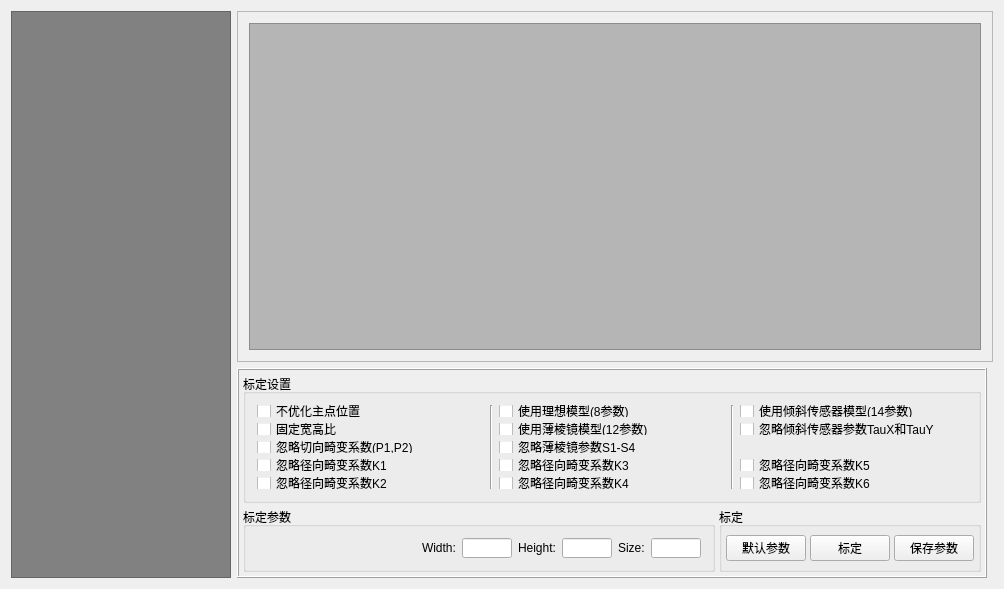
<?xml version="1.0" encoding="UTF-8"?>
<ui version="4.0">
 <class>MonocularCalibraterView</class>
 <widget class="QWidget" name="MonocularCalibraterView">
  <property name="geometry">
   <rect>
    <x>0</x>
    <y>0</y>
    <width>1004</width>
    <height>589</height>
   </rect>
  </property>
  <property name="windowTitle">
   <string>单目标定</string>
  </property>
  <layout class="QGridLayout" name="gridLayout_2">
   <item row="1" column="1">
    <widget class="QFrame" name="frame">
     <property name="maximumSize">
      <size>
       <width>16777215</width>
       <height>210</height>
      </size>
     </property>
     <property name="frameShape">
      <enum>QFrame::Box</enum>
     </property>
     <property name="frameShadow">
      <enum>QFrame::Raised</enum>
     </property>
     <layout class="QGridLayout" name="gridLayout">
      <property name="leftMargin">
       <number>4</number>
      </property>
      <property name="topMargin">
       <number>4</number>
      </property>
      <property name="rightMargin">
       <number>4</number>
      </property>
      <property name="bottomMargin">
       <number>4</number>
      </property>
      <property name="spacing">
       <number>4</number>
      </property>
      <item row="1" column="0">
       <widget class="QGroupBox" name="groupBox">
        <property name="title">
         <string>标定参数</string>
        </property>
        <layout class="QHBoxLayout" name="horizontalLayout_2">
         <item>
          <spacer name="horizontalSpacer">
           <property name="orientation">
            <enum>Qt::Horizontal</enum>
           </property>
           <property name="sizeHint" stdset="0">
            <size>
             <width>40</width>
             <height>20</height>
            </size>
           </property>
          </spacer>
         </item>
         <item>
          <widget class="QLabel" name="label_5">
           <property name="text">
            <string>Width:</string>
           </property>
          </widget>
         </item>
         <item>
          <widget class="QLineEdit" name="lineEdit_BoardWidth">
           <property name="minimumSize">
            <size>
             <width>50</width>
             <height>20</height>
            </size>
           </property>
           <property name="maximumSize">
            <size>
             <width>20</width>
             <height>16777215</height>
            </size>
           </property>
          </widget>
         </item>
         <item>
          <widget class="QLabel" name="label_6">
           <property name="text">
            <string>Height:</string>
           </property>
          </widget>
         </item>
         <item>
          <widget class="QLineEdit" name="lineEdit_BoardHeight">
           <property name="minimumSize">
            <size>
             <width>50</width>
             <height>20</height>
            </size>
           </property>
           <property name="maximumSize">
            <size>
             <width>20</width>
             <height>16777215</height>
            </size>
           </property>
          </widget>
         </item>
         <item>
          <widget class="QLabel" name="label_8">
           <property name="text">
            <string>Size:</string>
           </property>
          </widget>
         </item>
         <item>
          <widget class="QLineEdit" name="lineEdit_SquareSize">
           <property name="minimumSize">
            <size>
             <width>50</width>
             <height>20</height>
            </size>
           </property>
           <property name="maximumSize">
            <size>
             <width>20</width>
             <height>16777215</height>
            </size>
           </property>
          </widget>
         </item>
        </layout>
       </widget>
      </item>
      <item row="1" column="1">
       <widget class="QGroupBox" name="groupBox_4">
        <property name="title">
         <string>标定</string>
        </property>
        <layout class="QHBoxLayout" name="horizontalLayout_3">
         <property name="spacing">
          <number>4</number>
         </property>
         <property name="leftMargin">
          <number>4</number>
         </property>
         <property name="topMargin">
          <number>4</number>
         </property>
         <property name="rightMargin">
          <number>4</number>
         </property>
         <property name="bottomMargin">
          <number>4</number>
         </property>
         <item>
          <widget class="QPushButton" name="pushButton_CalibDefault">
           <property name="text">
            <string>默认参数</string>
           </property>
          </widget>
         </item>
         <item>
          <widget class="QPushButton" name="pushButton">
           <property name="text">
            <string>标定</string>
           </property>
          </widget>
         </item>
         <item>
          <widget class="QPushButton" name="pushButton_2">
           <property name="text">
            <string>保存参数</string>
           </property>
          </widget>
         </item>
        </layout>
       </widget>
      </item>
      <item row="0" column="0" colspan="2">
       <widget class="QGroupBox" name="groupBox_3">
        <property name="title">
         <string>标定设置</string>
        </property>
        <layout class="QGridLayout" name="gridLayout_3">
         <item row="1" column="0">
          <widget class="QCheckBox" name="checkBox_CALIB_FIX_ASPECT_RATIO">
           <property name="text">
            <string>固定宽高比</string>
           </property>
          </widget>
         </item>
         <item row="4" column="4">
          <widget class="QCheckBox" name="checkBox_CALIB_FIX_K6">
           <property name="text">
            <string>忽略径向畸变系数K6</string>
           </property>
          </widget>
         </item>
         <item row="0" column="3" rowspan="5">
          <widget class="Line" name="line_2">
           <property name="orientation">
            <enum>Qt::Vertical</enum>
           </property>
          </widget>
         </item>
         <item row="0" column="1" rowspan="5">
          <widget class="Line" name="line">
           <property name="orientation">
            <enum>Qt::Vertical</enum>
           </property>
          </widget>
         </item>
         <item row="2" column="2">
          <widget class="QCheckBox" name="checkBox_CALIB_FIX_S1_S2_S3_S4">
           <property name="text">
            <string>忽略薄棱镜参数S1-S4</string>
           </property>
          </widget>
         </item>
         <item row="0" column="0">
          <widget class="QCheckBox" name="checkBox_CALIB_FIX_PRINCIPAL_POINT">
           <property name="text">
            <string>不优化主点位置</string>
           </property>
          </widget>
         </item>
         <item row="2" column="0">
          <widget class="QCheckBox" name="checkBox_CALIB_ZERO_TANGENT_DIST">
           <property name="text">
            <string>忽略切向畸变系数(P1,P2)</string>
           </property>
          </widget>
         </item>
         <item row="3" column="0">
          <widget class="QCheckBox" name="checkBox_CALIB_FIX_K1">
           <property name="text">
            <string>忽略径向畸变系数K1</string>
           </property>
          </widget>
         </item>
         <item row="3" column="2">
          <widget class="QCheckBox" name="checkBox_CALIB_FIX_K3">
           <property name="text">
            <string>忽略径向畸变系数K3</string>
           </property>
          </widget>
         </item>
         <item row="4" column="0">
          <widget class="QCheckBox" name="checkBox_CALIB_FIX_K2">
           <property name="text">
            <string>忽略径向畸变系数K2</string>
           </property>
          </widget>
         </item>
         <item row="1" column="4">
          <widget class="QCheckBox" name="checkBox_CALIB_FIX_TAUX_TAUY">
           <property name="text">
            <string>忽略倾斜传感器参数TauX和TauY</string>
           </property>
          </widget>
         </item>
         <item row="0" column="2">
          <widget class="QCheckBox" name="checkBox_CALIB_RATIONAL_MODEL">
           <property name="text">
            <string>使用理想模型(8参数)</string>
           </property>
          </widget>
         </item>
         <item row="0" column="4">
          <widget class="QCheckBox" name="checkBox_CALIB_TILTED_MODEL">
           <property name="text">
            <string>使用倾斜传感器模型(14参数)</string>
           </property>
          </widget>
         </item>
         <item row="1" column="2">
          <widget class="QCheckBox" name="checkBox_CALIB_THIN_PRISM_MODEL">
           <property name="text">
            <string>使用薄棱镜模型(12参数)</string>
           </property>
          </widget>
         </item>
         <item row="4" column="2">
          <widget class="QCheckBox" name="checkBox_CALIB_FIX_K4">
           <property name="text">
            <string>忽略径向畸变系数K4</string>
           </property>
          </widget>
         </item>
         <item row="3" column="4">
          <widget class="QCheckBox" name="checkBox_CALIB_FIX_K5">
           <property name="text">
            <string>忽略径向畸变系数K5</string>
           </property>
          </widget>
         </item>
        </layout>
       </widget>
      </item>
     </layout>
    </widget>
   </item>
   <item row="0" column="0" rowspan="2">
    <widget class="QListWidget" name="listWidget">
     <property name="maximumSize">
      <size>
       <width>220</width>
       <height>16777215</height>
      </size>
     </property>
     <property name="styleSheet">
      <string notr="true">background-color: rgb(129, 129, 129);</string>
     </property>
     <property name="dragDropMode">
      <enum>QAbstractItemView::DragDrop</enum>
     </property>
     <property name="iconSize">
      <size>
       <width>60</width>
       <height>60</height>
      </size>
     </property>
     <property name="flow">
      <enum>QListView::LeftToRight</enum>
     </property>
     <property name="viewMode">
      <enum>QListView::IconMode</enum>
     </property>
     <property name="modelColumn">
      <number>0</number>
     </property>
     <property name="currentRow">
      <number>-1</number>
     </property>
    </widget>
   </item>
   <item row="0" column="1" colspan="2">
    <widget class="QScrollArea" name="scrollArea">
     <property name="widgetResizable">
      <bool>true</bool>
     </property>
     <widget class="QWidget" name="scrollAreaWidgetContents">
      <property name="geometry">
       <rect>
        <x>0</x>
        <y>0</y>
        <width>758</width>
        <height>359</height>
       </rect>
      </property>
      <layout class="QGridLayout" name="gridLayout_4">
       <item row="0" column="0">
        <widget class="QGraphicsView" name="graphicsView">
         <property name="styleSheet">
          <string notr="true">background-color: rgb(181, 181, 181);</string>
         </property>
        </widget>
       </item>
      </layout>
     </widget>
    </widget>
   </item>
  </layout>
 </widget>
 <layoutdefault spacing="6" margin="11"/>
 <resources/>
 <connections>
  <connection>
   <sender>lineEdit_BoardWidth</sender>
   <signal>textChanged(QString)</signal>
   <receiver>MonocularCalibraterView</receiver>
   <slot>onValueChanged_BoardWidth(QString)</slot>
   <hints>
    <hint type="sourcelabel">
     <x>528</x>
     <y>558</y>
    </hint>
    <hint type="destinationlabel">
     <x>246</x>
     <y>282</y>
    </hint>
   </hints>
  </connection>
  <connection>
   <sender>lineEdit_BoardHeight</sender>
   <signal>textChanged(QString)</signal>
   <receiver>MonocularCalibraterView</receiver>
   <slot>onValueChanged_BoardHeight(QString)</slot>
   <hints>
    <hint type="sourcelabel">
     <x>632</x>
     <y>558</y>
    </hint>
    <hint type="destinationlabel">
     <x>131</x>
     <y>282</y>
    </hint>
   </hints>
  </connection>
  <connection>
   <sender>lineEdit_SquareSize</sender>
   <signal>textChanged(QString)</signal>
   <receiver>MonocularCalibraterView</receiver>
   <slot>onValueChanged_SquareSize(QString)</slot>
   <hints>
    <hint type="sourcelabel">
     <x>724</x>
     <y>558</y>
    </hint>
    <hint type="destinationlabel">
     <x>174</x>
     <y>283</y>
    </hint>
   </hints>
  </connection>
  <connection>
   <sender>pushButton_CalibDefault</sender>
   <signal>clicked()</signal>
   <receiver>MonocularCalibraterView</receiver>
   <slot>setDefaultCalibParam()</slot>
   <hints>
    <hint type="sourcelabel">
     <x>820</x>
     <y>559</y>
    </hint>
    <hint type="destinationlabel">
     <x>426</x>
     <y>472</y>
    </hint>
   </hints>
  </connection>
  <connection>
   <sender>pushButton</sender>
   <signal>clicked()</signal>
   <receiver>MonocularCalibraterView</receiver>
   <slot>doCalib()</slot>
   <hints>
    <hint type="sourcelabel">
     <x>899</x>
     <y>559</y>
    </hint>
    <hint type="destinationlabel">
     <x>569</x>
     <y>469</y>
    </hint>
   </hints>
  </connection>
  <connection>
   <sender>listWidget</sender>
   <signal>itemClicked(QListWidgetItem*)</signal>
   <receiver>MonocularCalibraterView</receiver>
   <slot>onItemClicked(QListWidgetItem*)</slot>
   <hints>
    <hint type="sourcelabel">
     <x>154</x>
     <y>152</y>
    </hint>
    <hint type="destinationlabel">
     <x>259</x>
     <y>6</y>
    </hint>
   </hints>
  </connection>
  <connection>
   <sender>pushButton_2</sender>
   <signal>clicked()</signal>
   <receiver>MonocularCalibraterView</receiver>
   <slot>onPush_saveParamsToFile()</slot>
   <hints>
    <hint type="sourcelabel">
     <x>954</x>
     <y>555</y>
    </hint>
    <hint type="destinationlabel">
     <x>999</x>
     <y>485</y>
    </hint>
   </hints>
  </connection>
  <connection>
   <sender>checkBox_CALIB_FIX_PRINCIPAL_POINT</sender>
   <signal>clicked(bool)</signal>
   <receiver>MonocularCalibraterView</receiver>
   <slot>onValueChanged_FIX_PRINCIPAL_POINT(bool)</slot>
   <hints>
    <hint type="sourcelabel">
     <x>312</x>
     <y>411</y>
    </hint>
    <hint type="destinationlabel">
     <x>233</x>
     <y>333</y>
    </hint>
   </hints>
  </connection>
  <connection>
   <sender>checkBox_CALIB_RATIONAL_MODEL</sender>
   <signal>clicked(bool)</signal>
   <receiver>MonocularCalibraterView</receiver>
   <slot>onValueChanged_RATIONAL_MODEL(bool)</slot>
   <hints>
    <hint type="sourcelabel">
     <x>587</x>
     <y>409</y>
    </hint>
    <hint type="destinationlabel">
     <x>233</x>
     <y>40</y>
    </hint>
   </hints>
  </connection>
  <connection>
   <sender>checkBox_CALIB_TILTED_MODEL</sender>
   <signal>clicked(bool)</signal>
   <receiver>MonocularCalibraterView</receiver>
   <slot>onValueChanged_TILTED_MODEL(bool)</slot>
   <hints>
    <hint type="sourcelabel">
     <x>791</x>
     <y>409</y>
    </hint>
    <hint type="destinationlabel">
     <x>705</x>
     <y>4</y>
    </hint>
   </hints>
  </connection>
  <connection>
   <sender>checkBox_CALIB_FIX_ASPECT_RATIO</sender>
   <signal>clicked(bool)</signal>
   <receiver>MonocularCalibraterView</receiver>
   <slot>onValueChanged_FIX_ASPECT_RATIO(bool)</slot>
   <hints>
    <hint type="sourcelabel">
     <x>342</x>
     <y>430</y>
    </hint>
    <hint type="destinationlabel">
     <x>332</x>
     <y>374</y>
    </hint>
   </hints>
  </connection>
  <connection>
   <sender>checkBox_CALIB_ZERO_TANGENT_DIST</sender>
   <signal>clicked(bool)</signal>
   <receiver>MonocularCalibraterView</receiver>
   <slot>onValueChanged_ZERO_TANGENT_DIST(bool)</slot>
   <hints>
    <hint type="sourcelabel">
     <x>393</x>
     <y>456</y>
    </hint>
    <hint type="destinationlabel">
     <x>466</x>
     <y>5</y>
    </hint>
   </hints>
  </connection>
  <connection>
   <sender>checkBox_CALIB_FIX_K1</sender>
   <signal>clicked(bool)</signal>
   <receiver>MonocularCalibraterView</receiver>
   <slot>onValueChanged_FIX_K1(bool)</slot>
   <hints>
    <hint type="sourcelabel">
     <x>281</x>
     <y>471</y>
    </hint>
    <hint type="destinationlabel">
     <x>231</x>
     <y>142</y>
    </hint>
   </hints>
  </connection>
  <connection>
   <sender>checkBox_CALIB_FIX_K2</sender>
   <signal>clicked(bool)</signal>
   <receiver>MonocularCalibraterView</receiver>
   <slot>onValueChanged_FIX_K2(bool)</slot>
   <hints>
    <hint type="sourcelabel">
     <x>305</x>
     <y>495</y>
    </hint>
    <hint type="destinationlabel">
     <x>232</x>
     <y>231</y>
    </hint>
   </hints>
  </connection>
  <connection>
   <sender>checkBox_CALIB_THIN_PRISM_MODEL</sender>
   <signal>clicked(bool)</signal>
   <receiver>MonocularCalibraterView</receiver>
   <slot>onValueChanged_THIN_PRISM_MODEL(bool)</slot>
   <hints>
    <hint type="sourcelabel">
     <x>558</x>
     <y>427</y>
    </hint>
    <hint type="destinationlabel">
     <x>730</x>
     <y>8</y>
    </hint>
   </hints>
  </connection>
  <connection>
   <sender>checkBox_CALIB_FIX_S1_S2_S3_S4</sender>
   <signal>clicked(bool)</signal>
   <receiver>MonocularCalibraterView</receiver>
   <slot>onValueChanged_FIX_S1_S2_S3_S4(bool)</slot>
   <hints>
    <hint type="sourcelabel">
     <x>530</x>
     <y>448</y>
    </hint>
    <hint type="destinationlabel">
     <x>966</x>
     <y>3</y>
    </hint>
   </hints>
  </connection>
  <connection>
   <sender>checkBox_CALIB_FIX_K3</sender>
   <signal>clicked(bool)</signal>
   <receiver>MonocularCalibraterView</receiver>
   <slot>onValueChanged_FIX_K3(bool)</slot>
   <hints>
    <hint type="sourcelabel">
     <x>602</x>
     <y>481</y>
    </hint>
    <hint type="destinationlabel">
     <x>998</x>
     <y>37</y>
    </hint>
   </hints>
  </connection>
  <connection>
   <sender>checkBox_CALIB_FIX_K4</sender>
   <signal>clicked(bool)</signal>
   <receiver>MonocularCalibraterView</receiver>
   <slot>onValueChanged_FIX_K4(bool)</slot>
   <hints>
    <hint type="sourcelabel">
     <x>644</x>
     <y>504</y>
    </hint>
    <hint type="destinationlabel">
     <x>1001</x>
     <y>73</y>
    </hint>
   </hints>
  </connection>
  <connection>
   <sender>checkBox_CALIB_FIX_TAUX_TAUY</sender>
   <signal>clicked(bool)</signal>
   <receiver>MonocularCalibraterView</receiver>
   <slot>onValueChanged_FIX_TAUX_TAUY(bool)</slot>
   <hints>
    <hint type="sourcelabel">
     <x>836</x>
     <y>432</y>
    </hint>
    <hint type="destinationlabel">
     <x>1001</x>
     <y>113</y>
    </hint>
   </hints>
  </connection>
  <connection>
   <sender>checkBox_CALIB_FIX_K5</sender>
   <signal>clicked(bool)</signal>
   <receiver>MonocularCalibraterView</receiver>
   <slot>onValueChanged_FIX_K5(bool)</slot>
   <hints>
    <hint type="sourcelabel">
     <x>812</x>
     <y>478</y>
    </hint>
    <hint type="destinationlabel">
     <x>1001</x>
     <y>194</y>
    </hint>
   </hints>
  </connection>
  <connection>
   <sender>checkBox_CALIB_FIX_K6</sender>
   <signal>clicked(bool)</signal>
   <receiver>MonocularCalibraterView</receiver>
   <slot>onValueChanged_FIX_K6(bool)</slot>
   <hints>
    <hint type="sourcelabel">
     <x>787</x>
     <y>499</y>
    </hint>
    <hint type="destinationlabel">
     <x>1004</x>
     <y>243</y>
    </hint>
   </hints>
  </connection>
 </connections>
 <slots>
  <slot>onValueChanged_BoardWidth(QString)</slot>
  <slot>onValueChanged_BoardHeight(QString)</slot>
  <slot>onValueChanged_SquareSize(QString)</slot>
  <slot>onClicked_showRectified(bool)</slot>
  <slot>onClicked_Bouguet(bool)</slot>
  <slot>onClicked_Hartley(bool)</slot>
  <slot>setDefaultCalibParam()</slot>
  <slot>doCalib()</slot>
  <slot>onItemClicked(QListWidgetItem*)</slot>
  <slot>onPush_saveParamsToFile()</slot>
  <slot>onValueChanged_FIX_PRINCIPAL_POINT(bool)</slot>
  <slot>onValueChanged_FIX_ASPECT_RATIO(bool)</slot>
  <slot>onValueChanged_ZERO_TANGENT_DIST(bool)</slot>
  <slot>onValueChanged_SAME_FOCAL_LENGTH(bool)</slot>
  <slot>onValueChanged_FIX_K1(bool)</slot>
  <slot>onValueChanged_FIX_K2(bool)</slot>
  <slot>onValueChanged_FIX_K3(bool)</slot>
  <slot>onValueChanged_FIX_K4(bool)</slot>
  <slot>onValueChanged_FIX_K5(bool)</slot>
  <slot>onValueChanged_FIX_K6(bool)</slot>
  <slot>onValueChanged_RATIONAL_MODEL(bool)</slot>
  <slot>onValueChanged_THIN_PRISM_MODEL(bool)</slot>
  <slot>onValueChanged_FIX_S1_S2_S3_S4(bool)</slot>
  <slot>onValueChanged_TILTED_MODEL(bool)</slot>
  <slot>onValueChanged_FIX_TAUX_TAUY(bool)</slot>
 </slots>
</ui>
